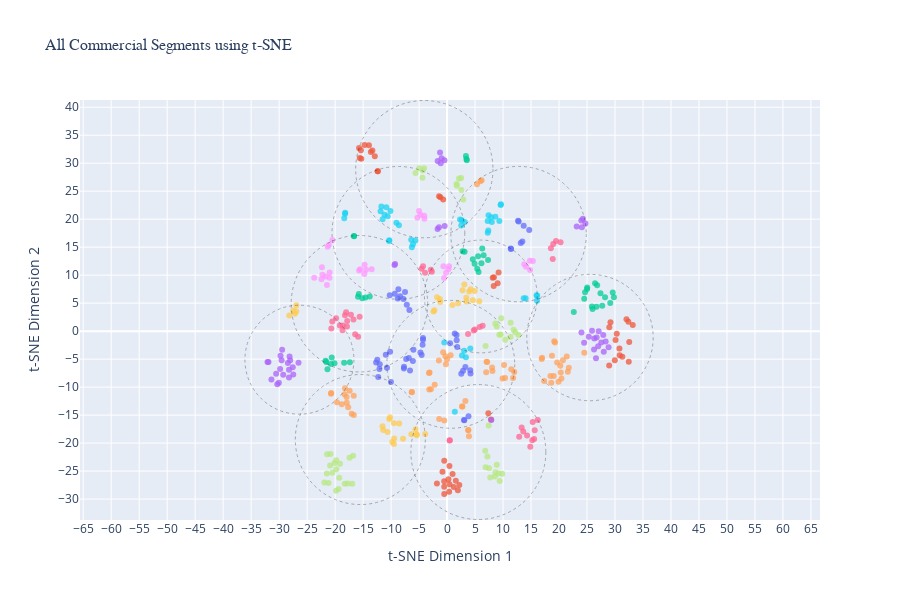

The notebook cell saved with this chart:
### Code cell
import plotly.express as px

# Find clusters using KMeans
kmeans = KMeans(n_clusters=10, random_state=0).fit(vis_dims_2d_tsne)
labels = kmeans.labels_

# Create a new list of segments with the 2D embeddings
segments = list(
    map(
        lambda segment, vis_dim: {**segment, "embedding": vis_dim},
        segments,
        vis_dims_2d_tsne,
    )
)

fig = px.scatter(
    segments,
    x=[segment["embedding"][0] for segment in segments],
    y=[segment["embedding"][1] for segment in segments],
    color=[segment["videoName"][0:10] for segment in segments],
    hover_name=[segment["videoName"] for segment in segments],
    hover_data=["startSec", "endSec", "offset"],
    title="All Commercial Segments using t-SNE",
    labels={"x": "t-SNE Dimension 1", "y": "t-SNE Dimension 2"},
    width=900,
    height=600,
    opacity=0.75,
)

fig.layout.xaxis.scaleanchor = "y"
fig.layout.yaxis.scaleanchor = "x"
fig.layout.xaxis.scaleratio = 1
fig.layout.yaxis.scaleratio = 1
fig.layout.xaxis.dtick = 5
fig.layout.yaxis.dtick = 5
fig.layout.legend = dict(
    title_text="Commercial",
    font=dict(size=10, family="Arial, sans-serif"),
)
fig.layout.title.font = dict(
    size=16,
    family="Arial, sans-serif",
)
fig.layout.showlegend = False


# Add circles around clusters
for cluster in np.unique(labels):
    cluster_points = vis_dims_2d_tsne[labels == cluster]
    center = cluster_points.mean(axis=0)
    radius = np.linalg.norm(cluster_points - center, axis=1).max()
    # Define circle bounds (Plotly circles use bounding box)
    x0, y0 = center - radius
    x1, y1 = center + radius
    fig.add_shape(
        type="circle",
        xref="x",
        yref="y",
        x0=x0,
        y0=y0,
        x1=x1,
        y1=y1,
        opacity=0.3,
        line=dict(
            color="black",
            width=1,
            dash="dot",  # Optional: change to "solid", "dash", etc. for different styles
        ),
        fillcolor="rgba(0,0,0,0)",
    )

fig.show()
